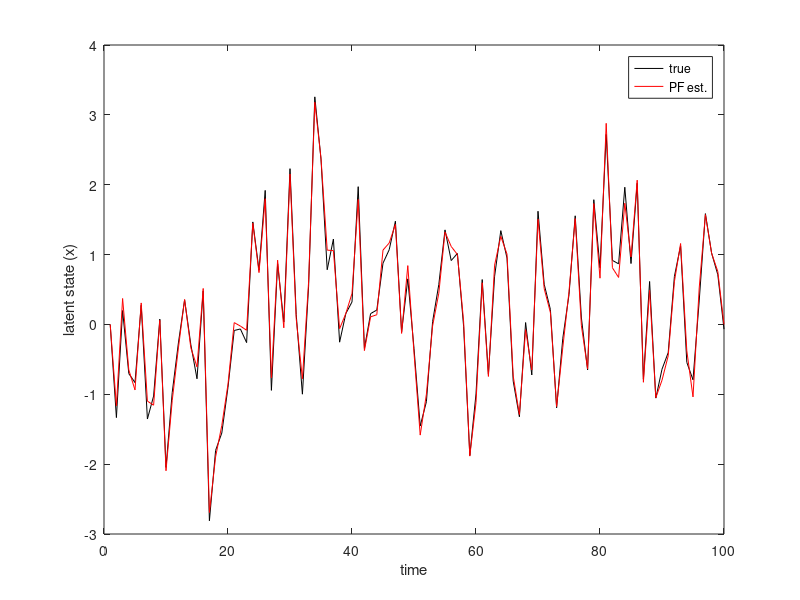

This chart was generated by the following MATLAB code:
%-------------------------------------------------------------------
% Simple introductionary example to particle filtering
% in a linear Gaussian state space model
%
% Written by: Johan Dahlin, Linköping University, Sweden
%             (johan.dahlin (at) isy.liu.se)
%
% Copyright (c) 2013 Johan Dahlin [ johan.dahlin (at) liu.se ]
%               
% Date:       2013-03-20
%
%-------------------------------------------------------------------

clear all;

%-------------------------------------------------------------------
% Parameters
%-------------------------------------------------------------------
sys.a=0.5;              % Scale parameter in the process model
sys.c=1;                % Scale parameter in the observation model
sys.sigmav=1.0;         % Standard deviation of the process noise
sys.sigmae=0.1;         % Standard deviation of the measurement noise
sys.T=100;              % Number of time steps
par.N=1000;             % Number of particles

%-------------------------------------------------------------------
% Generate data
%-------------------------------------------------------------------
% The system is
% x(t+1) = sys.a * x(t) + v(t),   v~N(0,sys.sigmav^2)
% y(t)   = sys.c * x(t) + e(t),   e~N(0,sys.sigmae^2)
%

% Set initial state
x(1)=0;            

for tt=1:sys.T
   x(tt+1) =sys.a*x(tt)+sys.sigmav*randn; 
   y(tt)   =sys.c*x(tt)+sys.sigmae*randn;
end
x=x(1:sys.T);

%-------------------------------------------------------------------
% Particle filter
%-------------------------------------------------------------------
p(:,1)=zeros(par.N,1);  % Set initial particle states

for tt=1:sys.T
   % Selection (resampling) and mutation (propagation)
   if ~(tt==1)
      nIdx=randsample(par.N,par.N,'true',W(:,tt-1));
      p(:,tt)=sys.a*p(nIdx,tt-1)+sys.sigmav*randn(par.N,1);
   end
   
   % Calculate log-weights (for increased accuracy)
   %w(:,tt)=normpdf(y(tt),sys.c*p(:,tt),sys.sigmae);
   w(:,tt) = -0.5*log(2*pi*sys.sigmae^2) - 0.5/sys.sigmae^2.*( y(tt)-sys.c*p(:,tt) ).^2;
   
   % Transform weights to usual base
   wmax = max( w(:,tt) );
   w(:,tt) = exp( w(:,tt) - wmax );
   
   % Normalise of weights
   W(:,tt)=w(:,tt)/sum(w(:,tt));
   
   % Calculate state estimate
   xhatPF(tt)=W(:,tt)'*p(:,tt);
end

%-------------------------------------------------------------------
% Plot the true and estimated states
%-------------------------------------------------------------------
plot(1:sys.T,x,'k',1:sys.T,xhatPF,'r');
xlabel('time'); ylabel('latent state (x)');
legend('true','PF est.');
